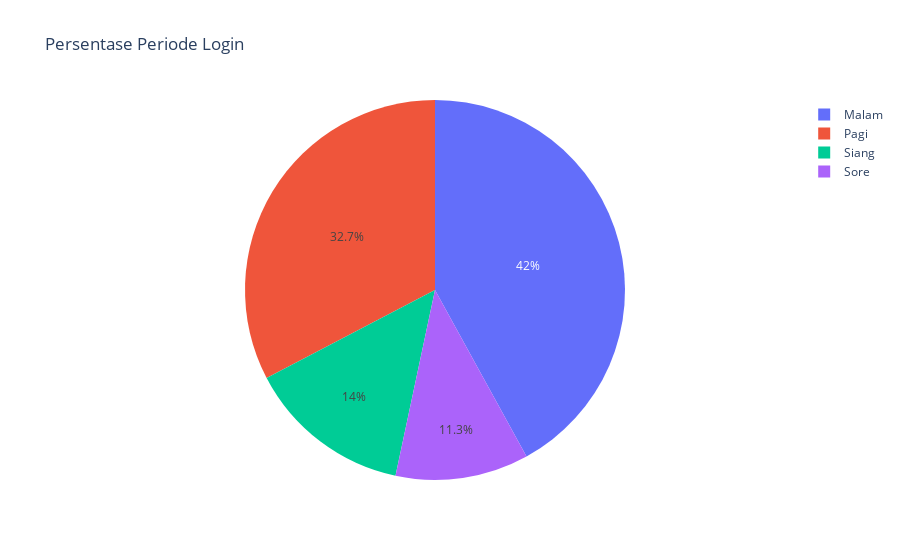

The code cell stored with this chart in its notebook:
### Markdown cell above
4. Exploratory Data Analysis

### Code cell
# grouping by login period and counting the name
toplogin = df.groupby("Login Period")["Nama"].count().sort_values(ascending=False)
toplogin = toplogin.reset_index()

# pie chart figure
fig = px.pie(toplogin, names="Login Period", 
              values="Nama", 
              title="Persentase Periode Login",
              hover_data=["Nama"]) 

#display pie chart and grouping data
fig.show()

### Figure 1 — Plotly figure (JSON) as saved in the notebook; plotly's stock layout.template omitted (floating-point values rounded to 4 significant figures)
{"data": [{"customdata": [[126], [98], [42], [34]], "domain": {"x": [0, 1], "y": [0, 1]}, "hovertemplate": "Login Period=%{label}<br>Nama=%{customdata[0]}<extra></extra>", "labels": ["Malam", "Pagi", "Siang", "Sore"], "legendgroup": "", "name": "", "showlegend": true, "type": "pie", "values": [126, 98, 42, 34]}], "layout": {"legend": {"tracegroupgap": 0}, "title": {"text": "Persentase Periode Login"}}}
